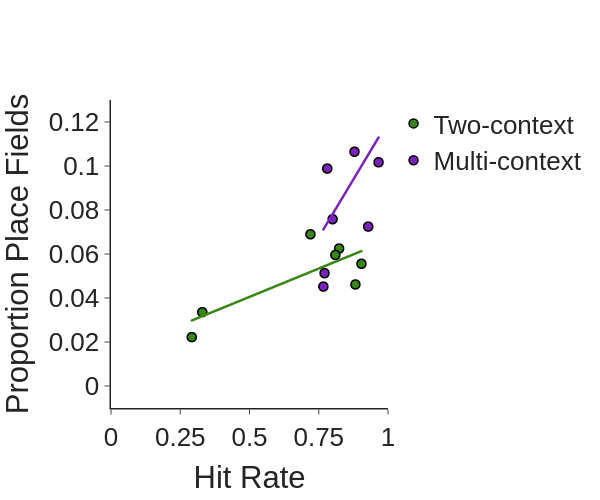

Notebook source saved alongside this figure:
### Code cell
## Correlate hit rate with the proportion of place fiels around the reward location
day = 16
yvar = 'proportion'
ufunc = pearsonr
sub_df = rel_df[rel_df['day'] == day]
sub_df = sub_df[sub_df['relative_bin'] == 0]

fig = pf.custom_graph_template(x_title='Hit Rate', y_title='Proportion Place Fields', width=600)
for group in ['Two-context', 'Multi-context']:
    gdata = sub_df[sub_df['group'] == group]
    fig.add_trace(go.Scattergl(x=gdata['hr'], y=gdata[yvar], mode='markers', marker_color=ce_colors_dict[group],
                               marker=dict(line=dict(width=1.5, color='black')), marker_size=9, name=group))
    
    ## Linear regression to add line of best fit
    X = gdata['hr'].values.reshape(-1, 1)
    y = gdata[yvar].values.reshape(-1, 1)
    reg = LinearRegression().fit(X, y)
    x_true = np.linspace(np.min(X), np.max(X), 15).reshape(-1, 1)
    ypred = reg.predict(x_true)
    fig.add_trace(go.Scattergl(x=x_true.flatten(), y=ypred.flatten(), mode='lines', line_color=ce_colors_dict[group],
                               name=group, legendgroup=group, showlegend=False, line_width=2.5))
fig.update_xaxes(dtick=0.25, range=[0, 1])
fig.update_yaxes(range=[-0.01, 0.125])
if cell_type == 'place_cells':
    fig.update_yaxes(range=[-0.01, 0.13], dtick=0.02)
fig.show()
fig.write_image(pjoin(fig_path, f'{cell_type}_corr_hr_reward_overrep_day{day}.png'))
print(f'Two-context: {ufunc(sub_df['hr'][(sub_df['group'] == 'Two-context') & (sub_df['day'] == day)], sub_df['proportion'][(sub_df['group'] == 'Two-context') & (sub_df['day'] == day)])}')
print(f'Multi-context: {ufunc(sub_df['hr'][(sub_df['group'] == 'Multi-context') & (sub_df['day'] == day)], sub_df['proportion'][(sub_df['group'] == 'Multi-context') & (sub_df['day'] == day)])}')

### Figure 1 — Plotly figure (JSON) as saved in the notebook; plotly's stock layout.template omitted (floating-point values rounded to 4 significant figures)
{"data": [{"marker": {"color": "#378616", "line": {"color": "black", "width": 1.5}, "size": 9}, "mode": "markers", "name": "Two-context", "type": "scattergl", "x": [0.9043, 0.8824, 0.8235, 0.2917, 0.3295, 0.72, 0.81], "y": [0.05556, 0.04615, 0.0625, 0.02222, 0.03356, 0.06897, 0.05957]}, {"legendgroup": "Two-context", "line": {"color": "#378616", "width": 2.5}, "mode": "lines", "name": "Two-context", "showlegend": false, "type": "scattergl", "x": [0.2917, 0.3354, 0.3792, 0.4229, 0.4667, 0.5104, 0.5542, 0.598, 0.6417, 0.6855, 0.7292, 0.773, 0.8167, 0.8605, 0.9043], "y": [0.02977, 0.03202, 0.03428, 0.03653, 0.03879, 0.04104, 0.0433, 0.04555, 0.04781, 0.05006, 0.05232, 0.05457, 0.05683, 0.05908, 0.06134]}, {"marker": {"color": "#7A22BC", "line": {"color": "black", "width": 1.5}, "size": 9}, "mode": "markers", "name": "Multi-context", "type": "scattergl", "x": [0.7667, 0.9659, 0.7708, 0.7807, 0.8, 0.8736, 0.9286, 0.879], "y": [0.0452, 0.1017, 0.05128, 0.09884, 0.07583, 0.15, 0.07246, 0.1065]}, {"legendgroup": "Multi-context", "line": {"color": "#7A22BC", "width": 2.5}, "mode": "lines", "name": "Multi-context", "showlegend": false, "type": "scattergl", "x": [0.7667, 0.7809, 0.7951, 0.8094, 0.8236, 0.8378, 0.8521, 0.8663, 0.8805, 0.8948, 0.909, 0.9232, 0.9374, 0.9517, 0.9659], "y": [0.07113, 0.07412, 0.07711, 0.0801, 0.08309, 0.08608, 0.08907, 0.09206, 0.09505, 0.09804, 0.101, 0.104, 0.107, 0.11, 0.113]}], "layout": {"font": {"family": "Arial", "size": 26}, "height": 500, "title": {"x": 0.5, "xanchor": "center", "y": 0.9, "yanchor": "top"}, "width": 600, "xaxis": {"anchor": "y", "domain": [0, 1], "dtick": 0.25, "linewidth": 1.5, "range": [0, 1], "title": {"text": "Hit Rate"}}, "yaxis": {"anchor": "x", "domain": [0, 1], "dtick": 0.02, "linewidth": 1.5, "range": [-0.01, 0.13], "title": {"text": "Proportion Place Fields"}}}}
